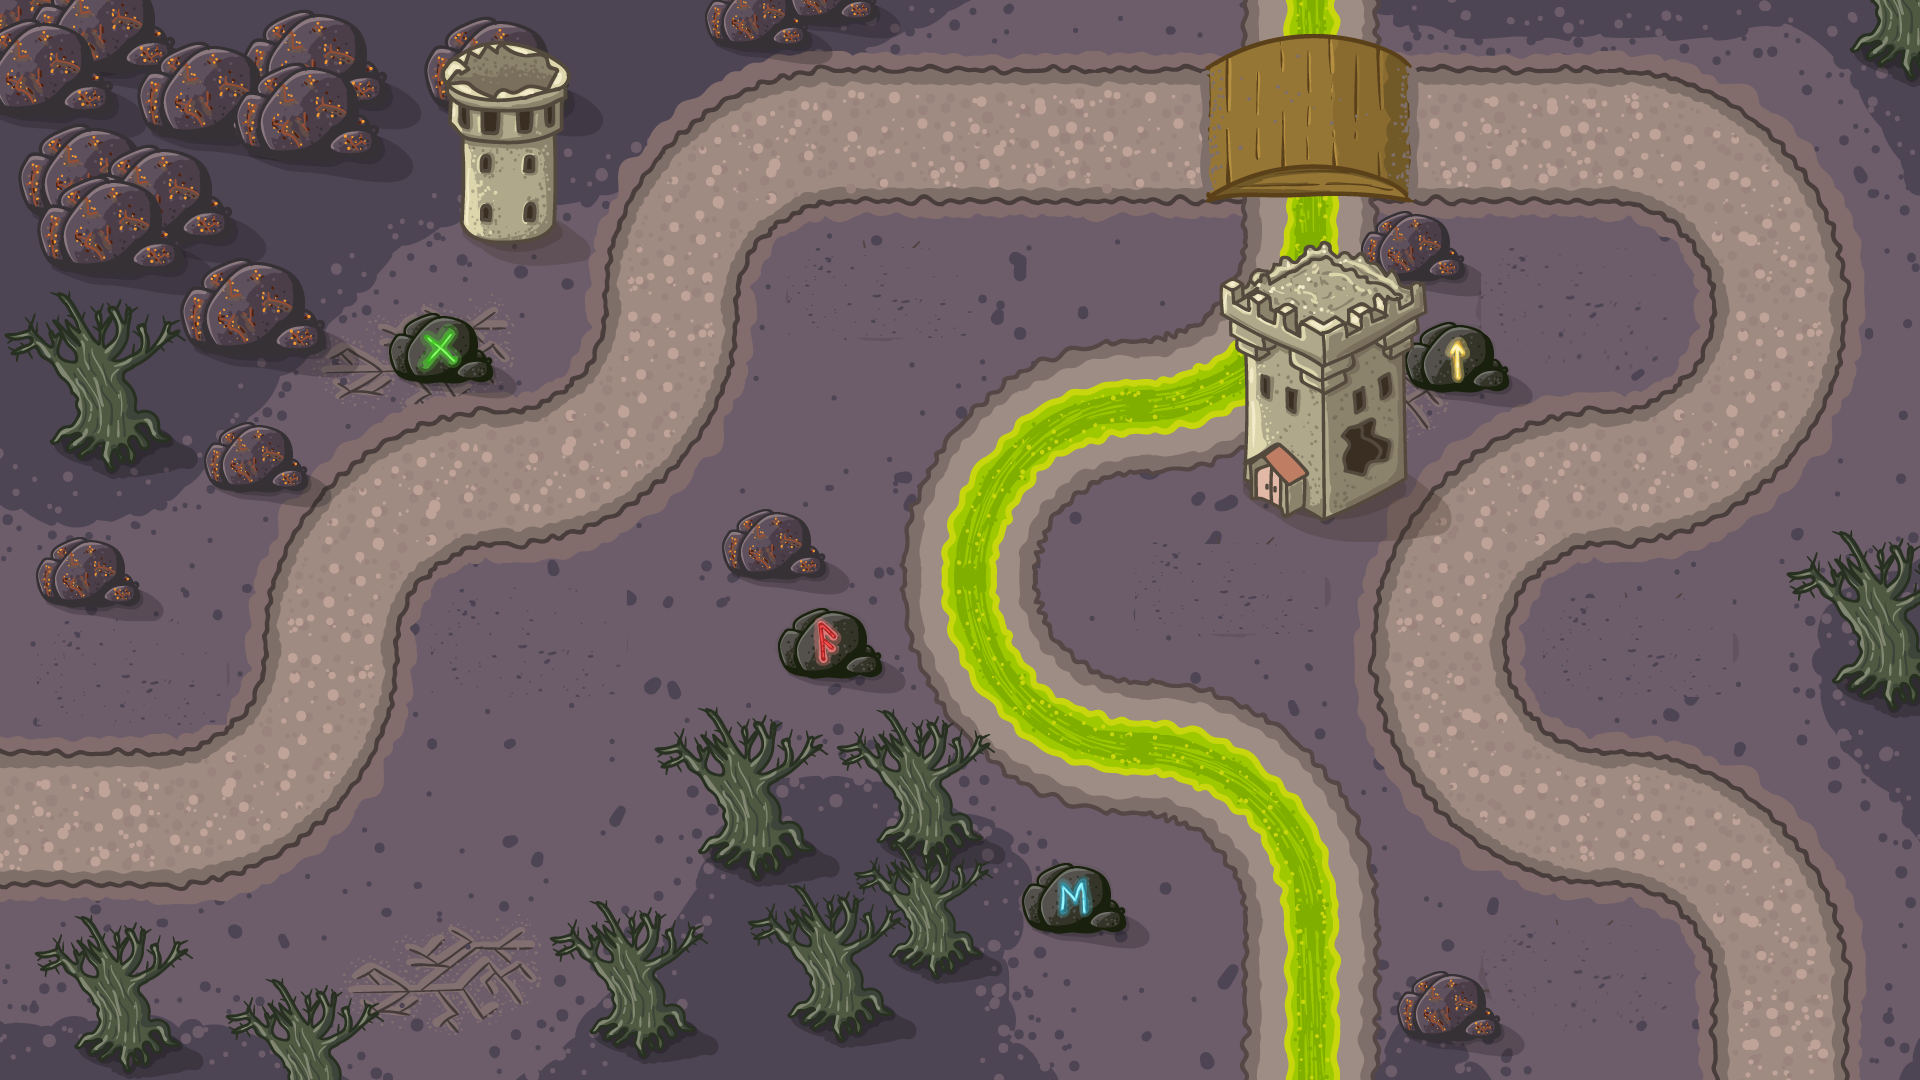

Tiled map render using the project's own tile images. Description and the map definition, with tile-layer contents summarised, below:
An orthogonal 30x18 tile map with 64x60 px tiles, 1 tile layer (Tile Layer 1) and 7 objects.

<map version="1.2" tiledversion="1.3.1" orientation="orthogonal" renderorder="left-up" compressionlevel="0" width="30" height="18" tilewidth="64" tileheight="60" infinite="0" nextlayerid="3" nextobjectid="9">
 <tileset firstgid="1" name="Map3" tilewidth="64" tileheight="60" tilecount="540" columns="30">
  <image source="Map3.png" width="1920" height="1080" />
 </tileset>
 <layer id="1" name="Tile Layer 1" width="30" height="18" locked="1">
  <data>[540 cells, 540 non-empty, 540 distinct tile ids]</data>
 </layer>
 <objectgroup color="#aaff00" id="2" name="Object Layer 1" visible="0" locked="1">
  <object id="1" x="1504" y="278.667" width="134.667" height="61.3333">
   <ellipse />
  </object>
  <object id="2" x="1580" y="624" width="122.667" height="49.3333">
   <ellipse />
  </object>
  <object id="3" x="1166.67" y="561.333" width="138.667" height="50.6667">
   <ellipse />
  </object>
  <object id="4" x="814.667" y="265.333" width="133.333" height="56">
   <ellipse />
  </object>
  <object id="5" x="453.333" y="609.333" width="152" height="64">
   <ellipse />
  </object>
  <object id="6" x="60" y="640" width="137.333" height="65.3333">
   <ellipse />
  </object>
  <object id="7" x="1507" y="945" width="128.5" height="54.5">
   <ellipse />
  </object>
 </objectgroup>
</map>
